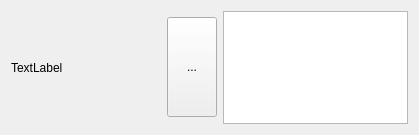
<?xml version="1.0" encoding="UTF-8"?>
<ui version="4.0">
 <class>Lottery</class>
 <widget class="QWidget" name="Lottery">
  <property name="geometry">
   <rect>
    <x>0</x>
    <y>0</y>
    <width>419</width>
    <height>135</height>
   </rect>
  </property>
  <property name="windowTitle">
   <string>Form</string>
  </property>
  <layout class="QVBoxLayout" name="verticalLayout">
   <item>
    <layout class="QHBoxLayout" name="horizontalLayout">
     <item>
      <widget class="QLabel" name="randomLabel">
       <property name="sizePolicy">
        <sizepolicy hsizetype="Preferred" vsizetype="Preferred">
         <horstretch>0</horstretch>
         <verstretch>0</verstretch>
        </sizepolicy>
       </property>
       <property name="minimumSize">
        <size>
         <width>150</width>
         <height>0</height>
        </size>
       </property>
       <property name="text">
        <string>TextLabel</string>
       </property>
      </widget>
     </item>
     <item>
      <widget class="QToolButton" name="lotteryBtn">
       <property name="minimumSize">
        <size>
         <width>50</width>
         <height>100</height>
        </size>
       </property>
       <property name="text">
        <string>...</string>
       </property>
      </widget>
     </item>
     <item>
      <widget class="QListView" name="resultListView"/>
     </item>
    </layout>
   </item>
  </layout>
 </widget>
 <resources/>
 <connections/>
</ui>
